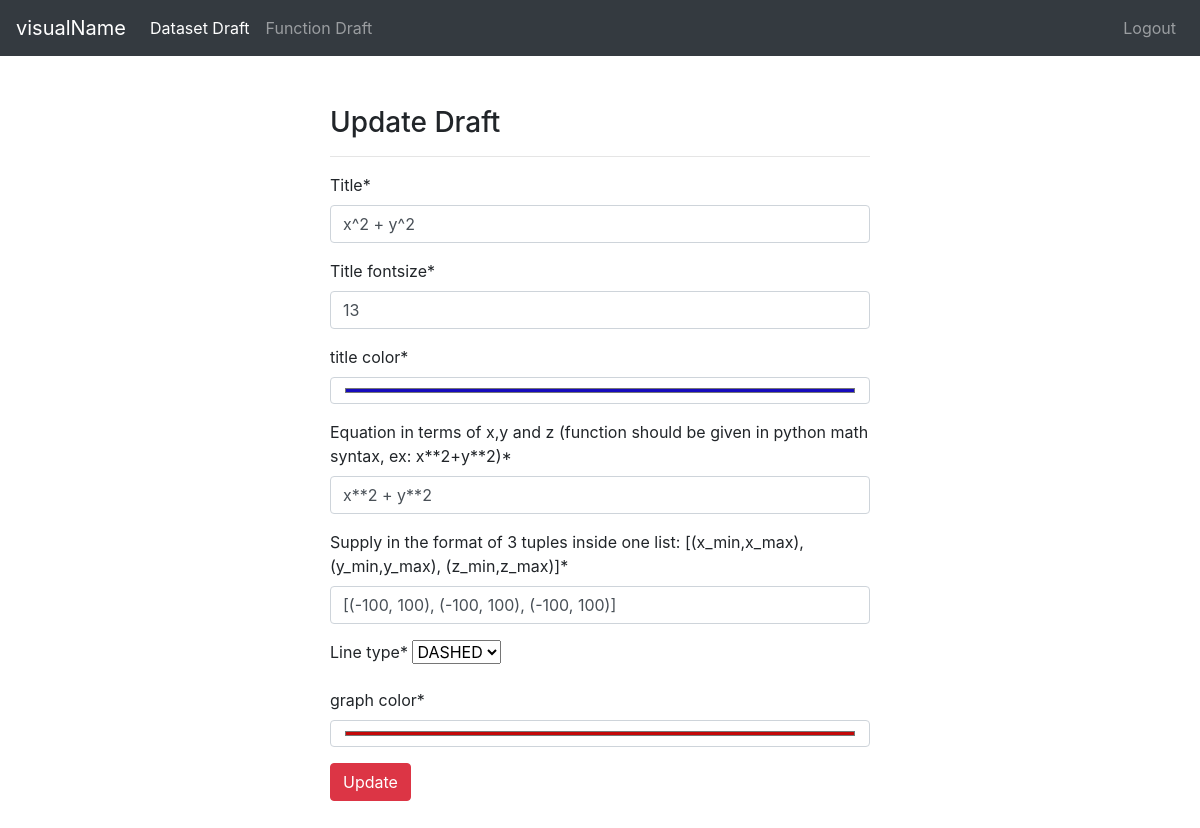
Screenshot of /drafts/updateFunc/6 (signed in) with the database file from the repository.
### drafts/models.py (models this page shows, shortened)
class DraftFunc(models.Model):
    creator = models.ForeignKey("auth.User", on_delete=models.CASCADE)
    created_date = models.DateTimeField(auto_now_add=True)
    title = models.CharField(max_length=50, default="title")
    title_fontsize = models.IntegerField(default=13)
    title_color = ColorField(default='#000000')
    equation = models.CharField(max_length=50, verbose_name='Equation in terms of x,y and z (function should be given in python math syntax, ex: x**2+y**2)')
    range_of_func = models.CharField(default="[(-10, 10), (-10, 10), (-10, 10)]",max_length=50, verbose_name="supply in the format of 3 tuples inside one list: [(x_min,x_max), (y_min,y_max), (z_min,z_max)]")
    color = ColorField(default='#000000')
    line_type_choices = [
        ('dashed','DASHED'),
        ('dotted', 'DOTTED'),
    ]
    line_type = models.CharField(choices=line_type_choices, max_length=50)

### drafts/views.py (the view)
# urls.py: path('updateFunc/<int:id>', views.updateFunc, name='updateFuncDraft'),
@login_required(login_url="user:login")
def updateFunc(request, id):
    draft = get_object_or_404(DraftFunc, id=id)
    form = FuncForm(request.POST or None, instance=draft)
    if form.is_valid():
        draft = form.save(commit=False)
        draft.creator = request.user
        draft.save()
        messages.success(request, "Draft successfully updated.")
        return redirect("drafts:funcDraft")
    context = {
        "form":form
    }
    return render(request, "func/updateFuncDraft.html", context)

### drafts/forms.py
class FuncForm(forms.ModelForm):
    color = forms.CharField(label="graph color", max_length=7, widget=forms.TextInput(attrs={'type':'color'}))
    title_color = forms.CharField(label="title color", max_length=7, widget=forms.TextInput(attrs={'type':'color'}))
    class Meta:
        model = DraftFunc
        fields = ["title", "title_fontsize", "title_color", "equation", "range_of_func", "line_type", "color"]

### templates/func/updateFuncDraft.html (shortened to what this page needs)
{% extends 'layout.html' %}
{% block body %}
{% load crispy_forms_tags %}
<div class="row">
    <div class="col-md-6 offset-md-3">
        <h3>Update Draft</h3>
        <hr>
        <form enctype="multipart/form-data" method="post">
            {{ form|crispy }}
            <button type="submit" class="btn btn-danger">Update</button>
        </form>
    </div>
</div>
{% endblock body %}

### rows the page displays
DraftFunc: title "x^2 + y^2", title_fontsize "13", title_color "#160abd", equation "x**2 + y**2", range_of_func "[(-100, 100), (-100, 100), (-100, 100)]", line_type "DASHED", color "#c40808"
